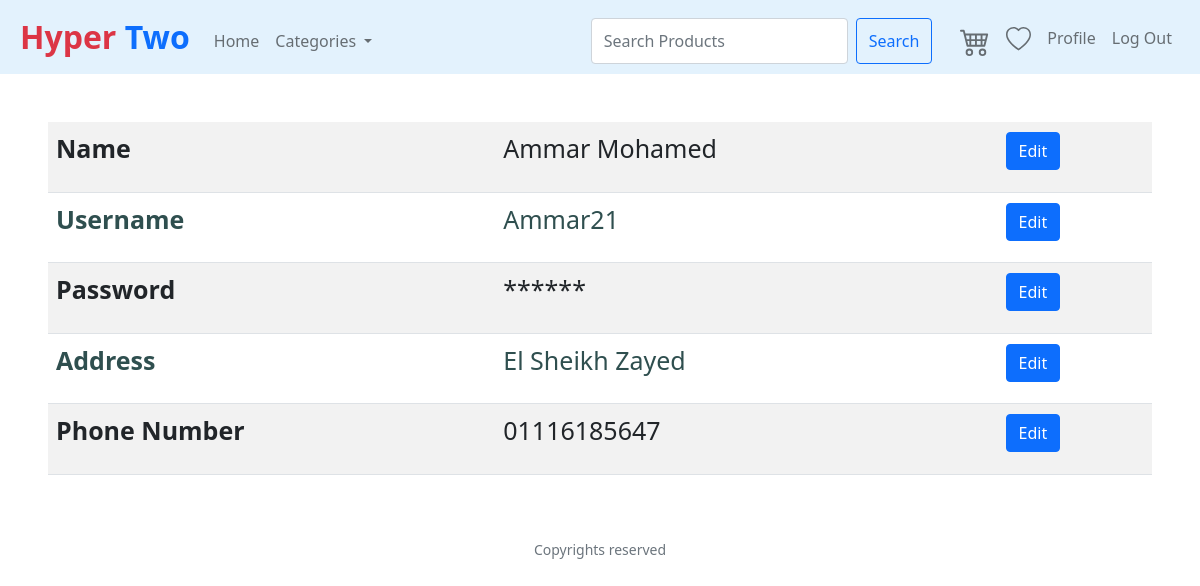
/edituserinfo (signed in), run on the app's committed database.
### tables this page shows
CREATE TABLE Customer (CustomerID INTEGER PRIMARY KEY AUTOINCREMENT UNIQUE NOT NULL, Username VARCHAR (300) NOT NULL UNIQUE, Password VARCHAR (300) NOT NULL, FirstName VARCHAR (300) NOT NULL, LastName VARCHAR (300) NOT NULL, Address VARCHAR (500), PhoneNumber VARCHAR (20), RegisterationCode VARCHAR (30) UNIQUE, CodeShares INT, PromoCode VARCHAR (300), VoucherValue INT);

### application.py (the view)
@app.route("/edituserinfo", methods=["GET", "POST"])
@login_required
def edituserinfo():
    categories=GetCategories()
    rows = db.execute("SELECT * FROM Customer WHERE CustomerID = :id",
                         id=session["user_id"])
    if request.method == "POST":
        if not request.form.get("password"):
            return apology("Please Enter your password")
        if len(rows) != 1 or not check_password_hash(rows[0]["Password"], request.form.get("password")):
            return apology("Wrong password")
        if request.form.get("uname"):
            query = db.execute("SELECT * from Customer WHERE Username= :username", username=request.form.get("uname"))
            if len(query) != 0:
                return apology("Username Already Exists")
            query = db.execute("UPDATE Customer SET Username= :username WHERE CustomerID= :id",username=request.form.get("uname"), id=session["user_id"])
            return redirect("/edituserinfo")
        if request.form.get("fname") and request.form.get("lname"):
            query = db.execute("UPDATE Customer SET FirstName = :fname, LastName = :lname WHERE CustomerID= :id",fname=request.form.get("fname"),lname=request.form.get("lname"), id=session["user_id"])
            return redirect("/edituserinfo")
        if request.form.get("newpassword") and request.form.get("confirmpassword"):
            if not (request.form.get("newpassword")==request.form.get("confirmpassword")):
                return apology("password doesn't match")
            password = request.form.get("newpassword")
            hashed = generate_password_hash(password, method='sha256', salt_length=8)
            query = db.execute("UPDATE Customer SET Password= :password WHERE CustomerID= :id",password=hashed, id=session["user_id"])
            return redirect("/edituserinfo")
        if request.form.get("address"):
            query = db.execute("UPDATE Customer SET Address = :address WHERE CustomerID= :id",address=request.form.get("address"), id=session["user_id"])
            return redirect("/edituserinfo")
        if request.form.get("phone"):
            if not request.form.get("phone").isnumeric():
                return apology("Phone Number is not valid")
            query = db.execute("UPDATE Customer SET PhoneNumber = :phone WHERE CustomerID= :id",phone=request.form.get("phone"), id=session["user_id"])
            return redirect("/edituserinfo")
        return apology("Please fill the whole form")
    else:
        return render_template("edituserinfo.html", categories=categories, row=rows[0])

### application.py (called while the page is built)
@app.after_request
def after_request(response):
    response.headers["Cache-Control"] = "no-cache, no-store, must-revalidate"
    response.headers["Expires"] = 0
    response.headers["Pragma"] = "no-cache"
    return response

def GetCategories():
    categories=db.execute("Select * from Categories order by CategoryName")
    today = date.today()
    saleproducts = db.execute("SELECT * FROM In_Sale_Products")
    for product in saleproducts:
        prodid=product["ProductID"]
        productdate = product["SaleEndDate"].split("-")
        productdate = date(int(productdate[0]),int(productdate[1]),int(productdate[2]))
        if productdate < today:
            query = db.execute("DELETE FROM In_Sale_Products WHERE ProductID= :prodid",prodid=prodid)
    return categories

### helpers.py (called while the page is built)
def login_required(f):
    @wraps(f)
    def decorated_function(*args, **kwargs):
        if session.get("user_id") is None:
            return redirect("/login")
        return f(*args, **kwargs)
    return decorated_function

### templates/edituserinfo.html (shortened to what this page needs)
{% extends "layout.html" %}
{% block main %}
<table class = "table table-striped">
    <tr>
        <td> <p style="font-weight: bold;">Name</p> </td>
        <td> {{row.FirstName}} {{row.LastName}} </td>
        <td> <button class="btn btn-primary" type="button" data-bs-toggle="collapse" data-bs-target="#editname" aria-expanded="false" aria-controls="editname" onclick=collapsetherest("editname")>Edit</button> </td>
    </tr>
    <tr>
        <td> <p style="font-weight: bold;">Username</p> </td>
        <td> {{row.Username}} </td>
        <td> <button class="btn btn-primary" type="button" data-bs-toggle="collapse" data-bs-target="#username" aria-expanded="false" aria-controls="username" onclick=collapsetherest("username")>Edit</button> </td>
    </tr>
    <tr>
        <td> <p style="font-weight: bold;">Password</p> </td>
        <td> ****** </td>
        <td> <button class="btn btn-primary" type="button" data-bs-toggle="collapse" data-bs-target="#password" aria-expanded="false" aria-controls="password" onclick=collapsetherest("password")>Edit</button> </td>
    </tr>
    <tr>
        <td> <p style="font-weight: bold;">Address</p> </td>
        <td> {{row.Address}} </td>
        <td> <button class="btn btn-primary" type="button" data-bs-toggle="collapse" data-bs-target="#address" aria-expanded="false" aria-controls="address" onclick=collapsetherest("address")>Edit</button> </td>
    </tr>
    <tr>
        <td> <p style="font-weight: bold;">Phone Number</p> </td>
        <td> {{row.PhoneNumber}} </td>
        <td> <button class="btn btn-primary" type="button" data-bs-toggle="collapse" data-bs-target="#phone" aria-expanded="false" aria-controls="phone" onclick=collapsetherest("phone")>Edit</button> </td>
    </tr>
 </table>
{% endblock %}

### static/styles.css (style rules this page uses)
body { perspective: 1000px; transform-style: preserve-3d; }
main button { background-color: #537fbe; text-align: left; }

### data on the page
Customer: FirstName "Ammar", LastName "Mohamed", Username "Ammar21", Address "El Sheikh Zayed", PhoneNumber "01116185647"
